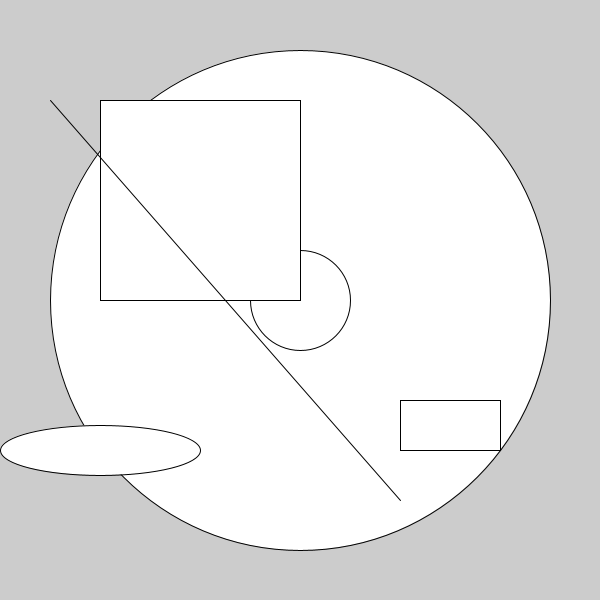
Frame 1 (no input)
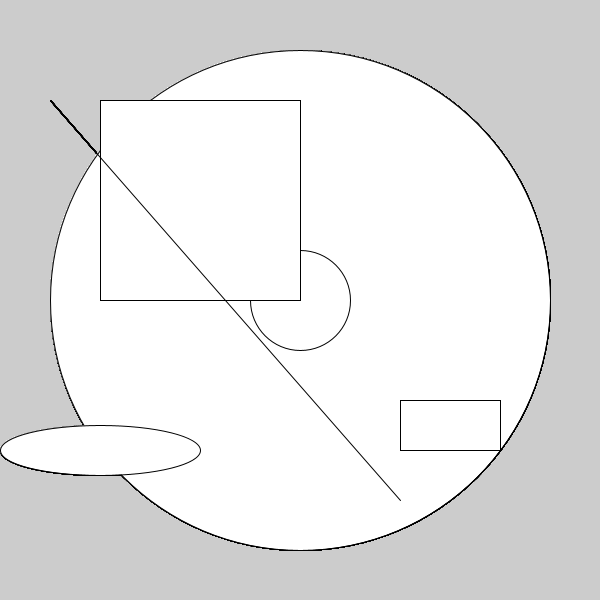
Frame 60 (the mouse pressed at the canvas centre just before this capture)
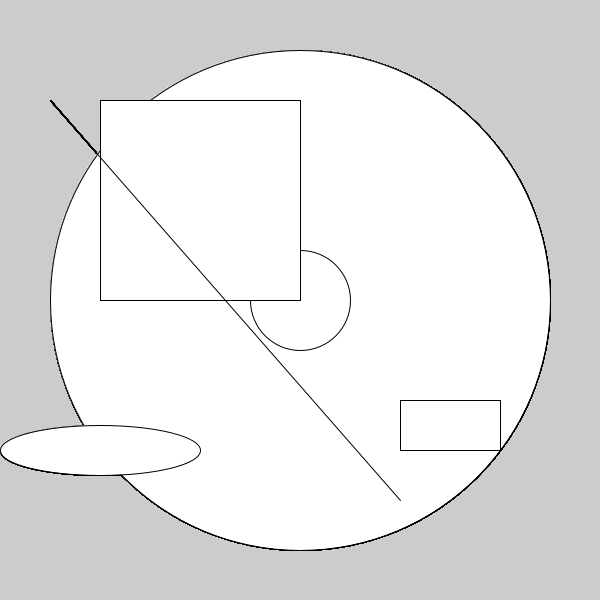
Frame 120 (the mouse held since frame 60 and released just before this capture)

The Processing sketch that drew these frames (run headless with seeded random() and noise(); from frame 60 on, the mouse is pressed at the canvas centre):

// Processing sketch: Formas_b_sicas
// ── Formas_b_sicas.pde
void setup() {
  size(600, 600);
}

void draw() {
  ellipse(500, 350, 20, 100);
  ellipse(300, 300, 500, 500);
  ellipse(300, 300, 100, 100);
  ellipse(100, 450, 200, 50);
  rect(100,100,200,200);
  rect(400,400,100,50);
  line(50,100,400,500);
}
